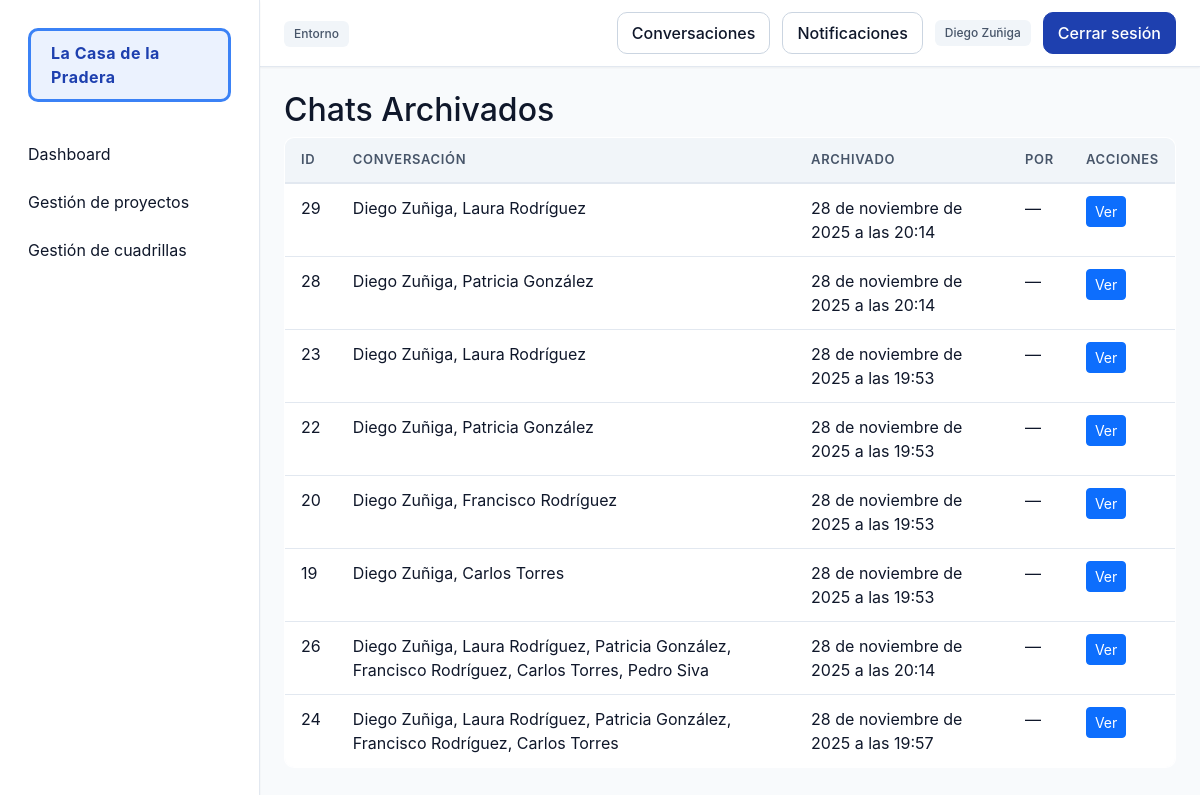
Page /comunicacion/archivados/ (signed in) on the committed database.
### comunicacion/models.py (models this page shows, shortened)
class ChatArchivado(models.Model):
    conversation = models.ForeignKey(
        Conversation,
        on_delete=models.SET_NULL,
        null=True,
        blank=True,
        related_name='archivos'
    )
    archived_at = models.DateTimeField()
    archived_by = models.ForeignKey(
        User,
        on_delete=models.SET_NULL,
        null=True,
        blank=True,
        related_name='archivos_chat'
    )
    reason = models.CharField(max_length=200, blank=True, null=True)
    messages_snapshot = models.TextField()
    participants_snapshot = models.TextField(blank=True, null=True)
    class Meta:
        ordering = ['-archived_at']

class Conversation(models.Model):
    nombre = models.CharField(max_length=150, blank=True, null=True)
    is_group = models.BooleanField(default=False)
    cuadrilla = models.ForeignKey(
        'personal.Cuadrilla',
        on_delete=models.CASCADE,
        null=True,
        blank=True,
        related_name='conversaciones'
    )
    participants = models.ManyToManyField(User, related_name='conversaciones')
    created_at = models.DateTimeField(auto_now_add=True)
    archived = models.BooleanField(default=False)
    class Meta:
        ordering = ['-created_at']
    def __str__(self):
        if self.is_group and self.cuadrilla:
            return f"Grupo: {self.cuadrilla.nombre}"
        if self.nombre:
            return self.nombre
        try:
            parts = [u.get_full_name() or u.username for u in self.participants.all()]
            if parts:
                return ', '.join(parts)
        except Exception:
            pass
        return f"Privada ({self.pk})"

### comunicacion/views.py (the view)
# urls.py: path('archivados/', views.archived_chats_list, name='archived_list'),
@login_required
def archived_chats_list(request):
    from django.db.models import Q
    qs = ChatArchivado.objects.filter(
        Q(conversation__participants=request.user) |
        Q(conversation__cuadrilla__lider=request.user) |
        Q(archived_by=request.user)
    ).distinct()
    import json
    extra = []
    null_convs = ChatArchivado.objects.filter(conversation__isnull=True)
    for a in null_convs:
        added = False
        try:
            parts = json.loads(a.participants_snapshot or '[]')
            if isinstance(parts, (list, tuple)) and request.user.id in parts:
                extra.append(a)
                added = True
        except Exception:
            pass
        if added:
            continue
        try:
            msgs = json.loads(a.messages_snapshot or '[]')
        except Exception:
            msgs = []
        sender_ids = {m.get('sender_id') for m in msgs if m.get('sender_id') is not None}
        if request.user.id in sender_ids:
            extra.append(a)
    archivos = list(qs) + extra
    import json
    from django.contrib.auth.models import User
    for a in archivos:
        if getattr(a, 'conversation', None):
            try:
                a.display_name = str(a.conversation)
                continue
            except Exception:
                pass
        a.display_name = None
        try:
            parts = json.loads(a.participants_snapshot or '[]')
            if isinstance(parts, (list, tuple)) and parts:
                users = User.objects.filter(id__in=parts)
                names = [u.get_full_name() or u.username for u in users]
                if names:
                    a.display_name = ', '.join(names)
        except Exception:
            a.display_name = None
        if not a.display_name:
            a.display_name = 'Conversación archivada'
    return render(request, 'comunicacion/archived_list.html', {'archivos': archivos})

### core/context_processors.py (called while the page is built)
def notificaciones_no_leidas(request):
    if request.user.is_authenticated:
        return {
            "notifs_no_leidas": request.user.notificaciones.filter(leida=False).count()
        }
    return {"notifs_no_leidas": 0}

### personal/templatetags/custom_tags.py (called while the page is built)
@register.filter
def has_group(user, group_name):
    return user.groups.filter(name=group_name).exists()

### comunicacion/templates/comunicacion/archived_list.html
{% extends 'base.html' %}
{% block content %}
<h2>Chats Archivados</h2>
{% if archivos %}
<table class="table">
    <thead>
        <tr>
            <th>ID</th>
            <th>Conversación</th>
            <th>Archivado</th>
            <th>Por</th>
            <th>Acciones</th>
        </tr>
    </thead>
    <tbody>
    {% for a in archivos %}
        <tr>
            <td>{{ a.id }}</td>
            <td>
                {% if a.conversation %}
                    {{ a.conversation }}
                {% else %}
                    {{ a.display_name|default:"Conversación eliminada" }}
                {% endif %}
            </td>
            <td>{{ a.archived_at }}</td>
            <td>{% if a.archived_by %}{{ a.archived_by.username }}{% else %}—{% endif %}</td>
            <td><a href="{% url 'comunicacion:archived_detail' a.id %}" class="btn btn-sm btn-primary">Ver</a></td>
        </tr>
    {% endfor %}
    </tbody>
</table>
{% else %}
<p>No hay chats archivados disponibles.</p>
{% endif %}
{% endblock %}

### core/templates/base.html (shortened to what this page needs)
{% load custom_tags %}
{% load static %}
<!DOCTYPE html>
<html lang="es">
<head>
    <link href="https://cdn.jsdelivr.net/npm/bootstrap@5.3.2/dist/css/bootstrap.min.css" rel="stylesheet">
    <link rel="stylesheet" href="{% static 'css/base.css' %}">
    <link rel="stylesheet" href="{% static 'css/sidebar.css' %}">
    <link rel="stylesheet" href="{% static 'css/components.css' %}">
    <link rel="stylesheet" href="{% static 'css/tables.css' %}">
    <link rel="stylesheet" href="{% static 'css/forms.css' %}">
</head>
<body {% if request.user.is_authenticated and request.path != '/usuarios/login/' and request.path != '/accounts/login/' %}class="app-shell"{% endif %}>
{% if request.user.is_authenticated and request.path != '/usuarios/login/' and request.path != '/accounts/login/' %}
<aside class="app-sidebar">
    <div class="sidebar-title">
        <span class="sidebar-title-text">La Casa de la Pradera</span>
    </div>
    <nav>
        <ul class="sidebar-nav">
            {% if request.user|has_group:'JefeProyecto' or request.user|has_group:'LiderCuadrilla' %}
            <li>
                <a href="{% url 'dashboard' %}"
                   {% if request.path == '/' or request.path|slice:":10" == '/dashboard' %}aria-current="page"{% endif %}>Dashboard</a>
            </li>
            <li>
                <a href="{% url 'proyectos:panel' %}"
                   {% if '/proyectos' in request.path %}aria-current="page"{% endif %}>Gestión de proyectos</a>
            </li>
            <li>
                <a href="{% url 'personal:crear_cuadrilla' %}"
                   {% if '/personal' in request.path %}aria-current="page"{% endif %}>Gestión de cuadrillas</a>
            </li>
            {% elif request.user|has_group:'Trabajador' %}
            <li>
                <a href="{% url 'personal:mi_cuadrilla' %}"
                   {% if '/personal/mi-cuadrilla' in request.path %}aria-current="page"{% endif %}>Mi Cuadrilla</a>
            </li>
            {% endif %}
        </ul>
    </nav>
</aside>
<header class="app-header">
    <div class="header-left">
        <span class="badge badge--muted">Entorno</span>
    </div>
    <div class="header-actions">
        <a class="btn btn--ghost" href="{% url 'comunicacion:conversations_list' %}">Conversaciones</a>
        <a class="btn btn--ghost" href="{% url 'personal:mis_notificaciones' %}">
            Notificaciones
        </a>
        <span class="badge badge--muted">{{ request.user.first_name }} {{ request.user.last_name }}</span>
        <a href="{% url 'usuarios:logout' %}" class="btn btn--primary">Cerrar sesión</a>
    </div>
</header>
{% endif %}
<main class="app-content">
    {% block content %}{% endblock %}
</main>
</body>
</html>

### core/templates/base.html (style rules this page uses)
.sidebar-title-text { display: inline-block !important; padding: 10px 20px !important; border-radius: 10px !important; border: 3px solid #3b82f6 !important; background: rgba(59, 130, 246, 0.1) !important; color: #1e40af !important; font-weight: 700 !important; letter-spacing: 0.5px !important; animation: titlePulse 2s ease-in-out infinite !important; transition: all 0.3s ease !important; box-shadow: 0 0 0 0 rgba(59, 130, 246, 0.4) !important; }

### rows in the picture
ChatArchivado: id "29", conversation "Diego Zuñiga, Laura Rodríguez", archived_at "28 de noviembre de 2025 a las 20:14"
ChatArchivado: id "28", conversation "Diego Zuñiga, Patricia González", archived_at "28 de noviembre de 2025 a las 20:14"
ChatArchivado: id "23", conversation "Diego Zuñiga, Laura Rodríguez", archived_at "28 de noviembre de 2025 a las 19:53"
ChatArchivado: id "22", conversation "Diego Zuñiga, Patricia González", archived_at "28 de noviembre de 2025 a las 19:53"
ChatArchivado: id "20", conversation "Diego Zuñiga, Francisco Rodríguez", archived_at "28 de noviembre de 2025 a las 19:53"
ChatArchivado: id "19", conversation "Diego Zuñiga, Carlos Torres", archived_at "28 de noviembre de 2025 a las 19:53"
ChatArchivado: id "26", display_name "Diego Zuñiga, Laura Rodríguez, Patricia González, Francisco Rodríguez, Carlos Torres, Pedro Siva", archived_at "28 de noviembre de 2025 a las 20:14"
ChatArchivado: id "24", display_name "Diego Zuñiga, Laura Rodríguez, Patricia González, Francisco Rodríguez, Carlos Torres", archived_at "28 de noviembre de 2025 a las 19:57"

### other values in the picture
{{ request.user.first_name }} "Diego"
{{ request.user.last_name }} "Zuñiga"
